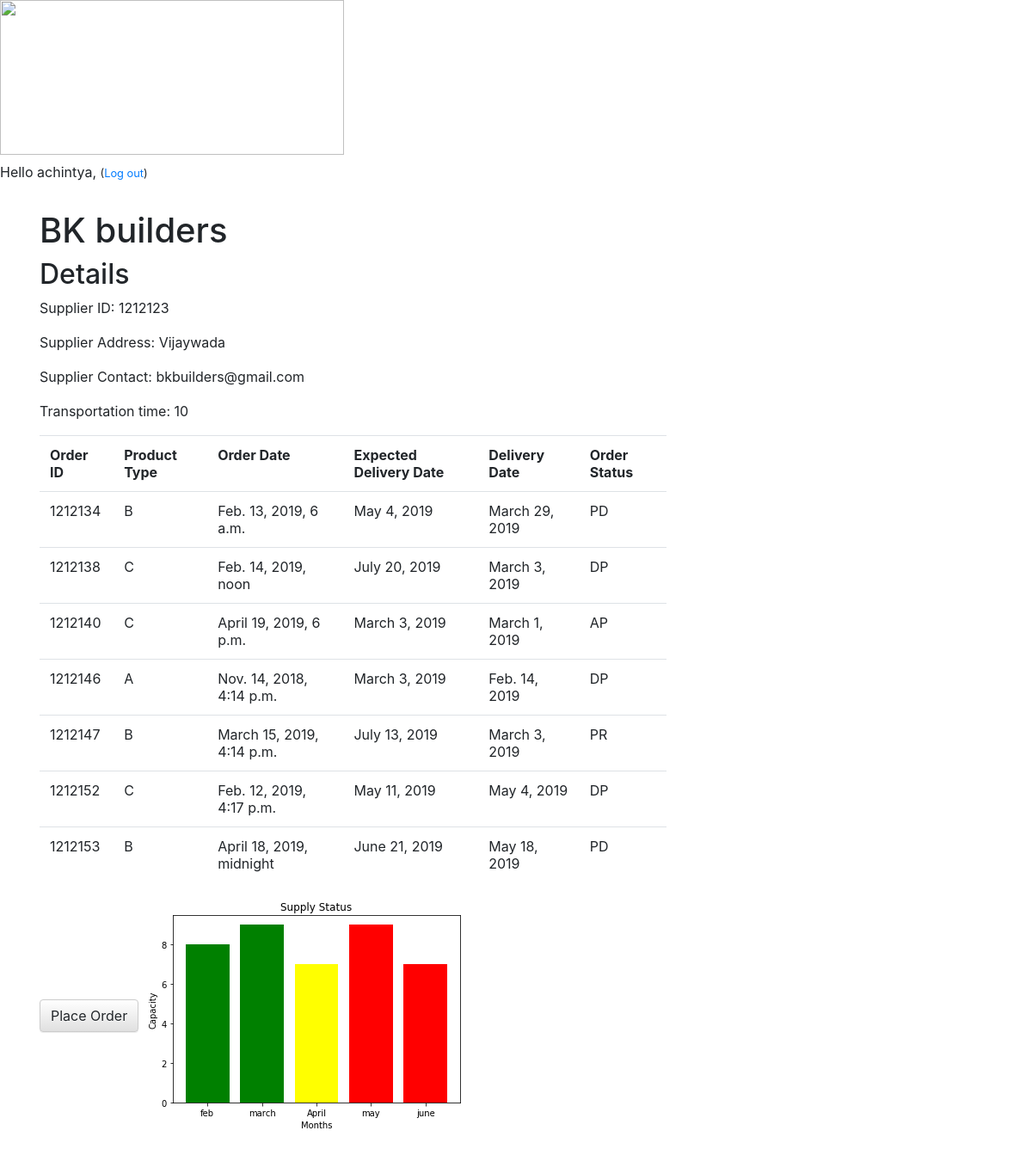
/supplier/3/ (signed in), run on the app's committed database.
### myapp/models.py (models this page shows, shortened)
class Supplier(models.Model):
    supplier_id = models.CharField(max_length=10, null=False)
    supplier_name = models.CharField(max_length=200 )
    supplier_address = models.TextField()
    supplier_email = models.EmailField()
    supplier_time = models.IntegerField(default=10)
    supplier_delay = models.BooleanField(default=False)

class Product(models.Model):
    APPROVED = 'AP'
    PROCESSING = 'PR'
    PACKED = 'PD'
    DISPATCHED = 'DP'
    ORDER_STATUS = (
        (APPROVED, 'Approved'),
        (PROCESSING, 'Processing'),
        (PACKED, 'Packed'),
        (DISPATCHED, 'Dispatched'),
    )
    A = 'A'
    B = 'B'
    C = 'C'
    PRODUCT_TYPE  = (
        (A, 'A'),
        (B, 'B'),
        (C, 'C'),
    )
    supplier = models.ForeignKey('myapp.Supplier', on_delete=models.CASCADE, related_name='products')
    order_id = models.CharField(max_length=10, null=False)
    product_type = models.CharField(max_length=1, choices=PRODUCT_TYPE, default=A)
    main_order_date = models.DateTimeField(default=timezone.now)
    completion_date = models.DateField()
    recieved_date = models.DateField()
    product_status = models.CharField(max_length=2, choices=ORDER_STATUS, default=APPROVED)

### myapp/views.py (the view)
# urls.py: path('supplier/<int:pk>/', views.supplier_detail, name='supplier_detail' ),
@login_required
def supplier_detail(request, pk):
    supplier = get_object_or_404(Supplier, pk=pk)
    return render(request, 'myapp/supplier_detail.html', {'supplier': supplier})

### myapp/templates/myapp/supplier_detail.html
{% extends 'myapp/base.html' %}
{% load static %}
{% block content %}
    <h1> {{ supplier.supplier_name }} </h1>
    <div>
        <h2>Details</h2>
        <p>Supplier ID: {{ supplier.supplier_id }} </p>
        <p>Supplier Address: {{ supplier.supplier_address }} </p>
        <p>Supplier Contact: {{ supplier.supplier_email }}</p>
        <p>Transportation time: {{ supplier.supplier_time }}</p>
    </div>
    <table class="table table-hover">
        <tr>
            <th>Order ID</th>
            <th>Product Type</th>
            <th>Order Date</th>
            <th>Expected Delivery Date</th>
            <th>Delivery Date</th>
            <th>Order Status</th>
        </tr>
        {% for product in supplier.products.all %}
            <tr>
                <td> {{ product.order_id }} </td>
                <td> {{ product.product_type }} </td>
                <td> {{ product.main_order_date }} </td>
                <td> {{ product.completion_date }} </td>
                <td> {{ product.recieved_date }} </td>
                <td> {{ product.product_status }} </td>
            </tr>
        {% endfor %}
    </table>
    <a class="btn btn-default" href="{% url 'product_new' pk=supplier.pk %}">Place Order</a>
    {% if supplier.supplier_name is "RK Industries"%}
        <img src="{% static 'assets/Graph1.png' %}">
    {% elif supplier.supplier_name is "Bearing guys" %}
        <img src="{% static 'assets/Graph2.png' %}">
    {% elif supplier.supplier_name is "BK builders" %}
        <img src="{% static 'assets/Graph3.png' %}">
    {% elif supplier.supplier_name is "max" %}
        <img src="{% static 'assets/Graph4.png' %}">
    {% else %}
        <img src="{% static 'assets/Graph5.png' %}">
    {%endif%}
{% endblock %}

### myapp/templates/myapp/base.html (shortened to what this page needs)
{% load static %}
<html>
    <head>
        <link rel="stylesheet" href="https://stackpath.bootstrapcdn.com/bootstrap/4.3.1/css/bootstrap.min.css">        <link rel="stylesheet" href="//maxcdn.bootstrapcdn.com/bootstrap/3.2.0/css/bootstrap-theme.min.css">
        <link rel="stylesheet" href="{% static 'css/stylesheet.css' %}">
    </head>
    <body>
        <div class="page-header">
            <h1><a href="/"><img class = "logo" src = "https://www.skf.com/img/logo.png"></a></h1>
            {% if user.is_authenticated %}
                <p> Hello {{ user.username }}, <small>(<a href="{% url 'logout' %}">Log out</a>)</small></p>
            {% else %}
                <a href="{% url 'login' %}" class="top-menu"><span class="glyphicon glyphicon-lock"></span></a>
            {% endif %}
        </div>
        <div class="content container">
            <div class="row">
                <div class="col-md-8">
                 {% block content %}
                 {% endblock %}
                </div>
            </div>
        </div>
    </body>
</html>

### myapp/static/css/stylesheet.css (style rules this page uses)
.container { padding: 16px; }
.logo { width : 400px; height : 180px; }

### data on the page
Supplier: supplier_name "BK builders", supplier_id "1212123", supplier_address "Vijaywada", supplier_email "bkbuilders@gmail.com", supplier_time "10"
Product: order_id "1212134", product_type "B", main_order_date "Feb. 13, 2019, 6 a.m.", completion_date "May 4, 2019", recieved_date "March 29, 2019", product_status "PD"
Product: order_id "1212138", product_type "C", main_order_date "Feb. 14, 2019, noon", completion_date "July 20, 2019", recieved_date "March 3, 2019", product_status "DP"
Product: order_id "1212140", product_type "C", main_order_date "April 19, 2019, 6 p.m.", completion_date "March 3, 2019", recieved_date "March 1, 2019", product_status "AP"
Product: order_id "1212146", product_type "A", main_order_date "Nov. 14, 2018, 4:14 p.m.", completion_date "March 3, 2019", recieved_date "Feb. 14, 2019", product_status "DP"
Product: order_id "1212147", product_type "B", main_order_date "March 15, 2019, 4:14 p.m.", completion_date "July 13, 2019", recieved_date "March 3, 2019", product_status "PR"
Product: order_id "1212152", product_type "C", main_order_date "Feb. 12, 2019, 4:17 p.m.", completion_date "May 11, 2019", recieved_date "May 4, 2019", product_status "DP"
Product: order_id "1212153", product_type "B", main_order_date "April 18, 2019, midnight", completion_date "June 21, 2019", recieved_date "May 18, 2019", product_status "PD"

### other printed values
{{ user.username }} "achintya"
